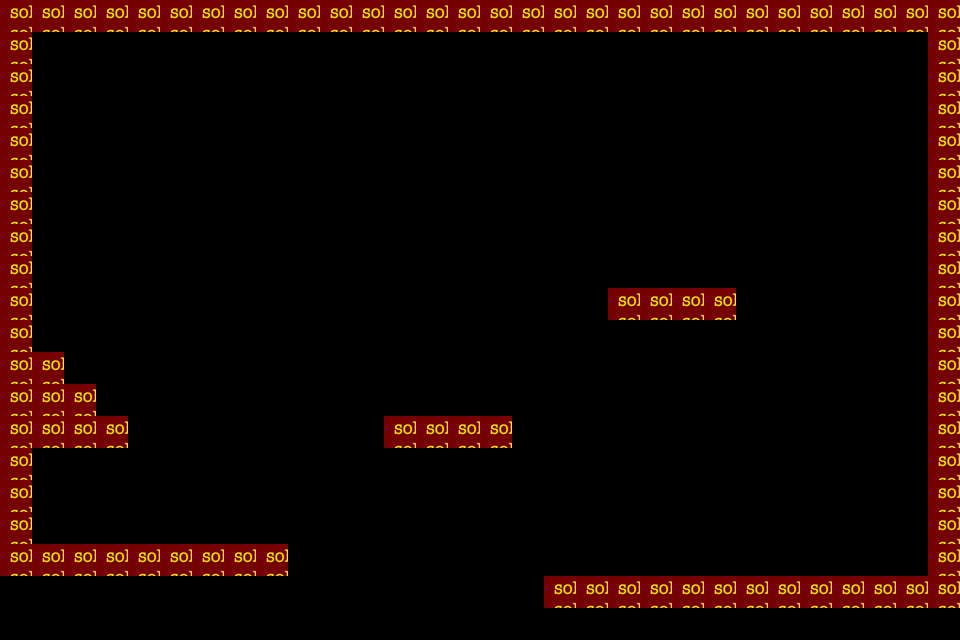

Rendered tile map (Tiled .tmx) drawn with the repository's tilesets; below, a short description and the map source with its tile grids summarised:
An orthogonal 30x20 tile map with 32x32 px tiles, 1 tile layer (propertiesLayer) and 17 objects (2x plat2.png, 2x plat1.png, 2x plat3.png, spawn, end, ...).

<map height="20" nextobjectid="276" orientation="orthogonal" renderorder="right-down" tileheight="32" tilewidth="32" version="1.0" width="30">
 <properties>
  <property name="Gravity" value="-300" />
  <property name="GroundFriction" value="120" />
  <property name="Image" value="testPlanet.png" />
  <property name="Name" value="LUNA" />
 </properties>
 <tileset firstgid="1" name="properties" tilecount="10" tileheight="32" tilewidth="32">
  <image height="64" source="propertiesTiles.png" width="160" />
  <tile id="0">
   <properties>
    <property name="solid" value="true" />
   </properties>
  </tile>
 </tileset>
 <objectgroup name="objects">
  <object id="1" name="spawn" x="96" y="472" />
  <object id="221" name="end" x="896" y="544">
   <ellipse />
  </object>
 </objectgroup>
 <layer height="20" name="propertiesLayer" width="30">
  <data>[600 cells, 99 non-empty, 1 distinct tile ids]</data>
 </layer>
 <objectgroup name="platforms">
  <object height="32" id="257" name="plat2.png" width="256" x="32" y="544" />
  <object height="40" id="264" name="plat1.png" width="128" x="544" y="576" />
  <object height="32" id="265" name="plat2.png" width="256" x="672" y="576" />
  <object height="40" id="267" name="plat3.png" width="64" x="384" y="416" />
  <object height="40" id="268" name="plat1.png" width="128" x="608" y="288" />
  <object height="40" id="272" name="plat3.png" width="64" x="448" y="416" />
 </objectgroup>
 <objectgroup name="tips">
  <object id="266" name="tipMoon2" x="192" y="512">
   <ellipse />
  </object>
 </objectgroup>
 <objectgroup name="coins">
  <object id="273" x="640" y="544">
   <ellipse />
  </object>
  <object id="274" x="672" y="544">
   <ellipse />
  </object>
  <object id="275" x="704" y="544">
   <ellipse />
  </object>
 </objectgroup>
 <objectgroup name="meteors">
  <object id="251" x="480" y="8">
   <ellipse />
  </object>
  <object id="252" x="608" y="8">
   <ellipse />
  </object>
  <object id="253" x="512" y="8">
   <ellipse />
  </object>
  <object id="254" x="544" y="8">
   <ellipse />
  </object>
  <object id="255" x="576" y="8">
   <ellipse />
  </object>
 </objectgroup>
</map>